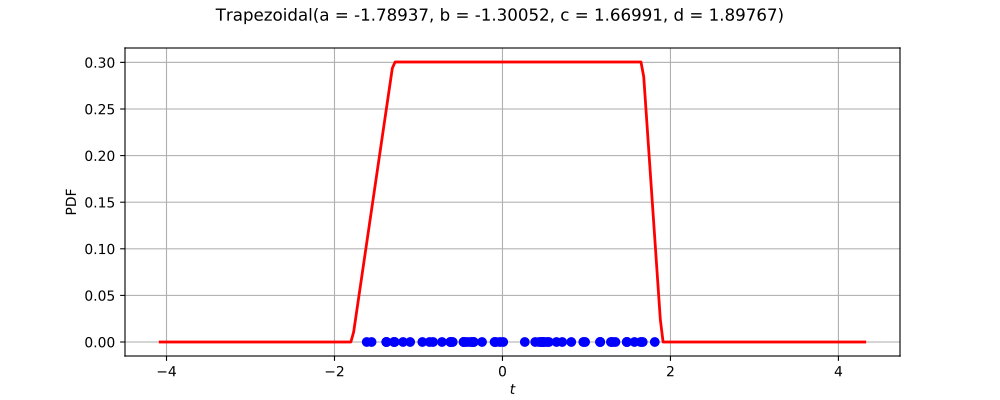

This chart was generated by the following Python code:
import openturns as ot
from matplotlib import pyplot as plt
from openturns.viewer import View
ot.RandomGenerator.SetSeed(0)
factory = ot.TrapezoidalFactory()
ref = factory.build()
dimension = ref.getDimension()
if dimension <= 2:
    sample = ref.getSample(50)
    distribution = factory.build(sample)
    if dimension == 1:
        distribution.setDescription(['$t$'])
        pdf_graph = distribution.drawPDF(256)
        cloud = ot.Cloud(sample, ot.NumericalSample(sample.getSize(), 1))
        cloud.setColor('blue')
        cloud.setPointStyle('fcircle')
        pdf_graph.add(cloud)
        fig = plt.figure(figsize=(10, 4))
        plt.suptitle(str(distribution))
        pdf_axis = fig.add_subplot(111)
        View(pdf_graph, figure=fig, axes=[pdf_axis], add_legend=False)
    else:
        sample = ref.getSample(500)
        distribution.setDescription(['$t_0$', '$t_1$'])
        pdf_graph = distribution.drawPDF([256]*2)
        cloud = ot.Cloud(sample)
        cloud.setColor('red')
        cloud.setPointStyle('fcircle')
        pdf_graph.add(cloud)
        fig = plt.figure(figsize=(10, 4))
        plt.suptitle(str(distribution))
        pdf_axis = fig.add_subplot(111)
        View(pdf_graph, figure=fig, axes=[pdf_axis], add_legend=False)
